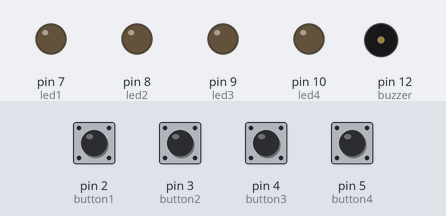
The sketch below on a simulated Arduino Uno, built with avr-gcc and run on an emulated ATmega328P. Shown: output pins drawn as LEDs (lit = HIGH), buzzer (waves = sounding). The inputs (shaded band) are chosen by the test bench; at power-on: pin 2 (button1), pin 3 (button2), pin 4 (button3), pin 5 (button4) LOW. Random numbers use the default seed unless the sketch sets one.

Above: at 1.5 s.
1.6 s: pin 2 (button1) pulled HIGH for 0.15 s
At 1.87 s:
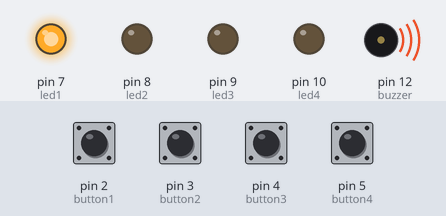
4.6 s: pin 3 (button2) pulled HIGH for 0.15 s
At 6.1 s:
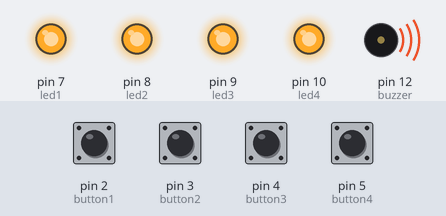
7.7 s: pin 4 (button3) pulled HIGH for 1 s
At 8.2 s:
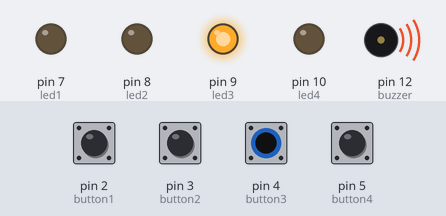
11.7 s: pin 4 (button3) pulled HIGH for 0.15 s
At 13.63 s:
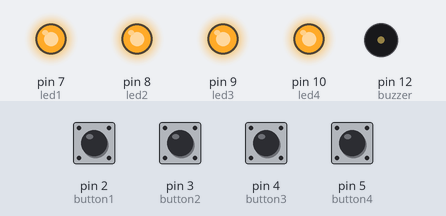
14.7 s: pin 2 (button1) pulled HIGH for 1 s
At 16.5 s:
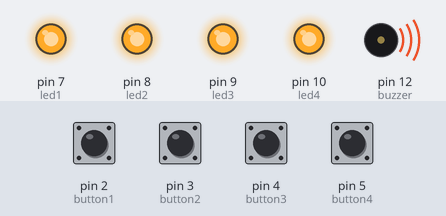
17.7 s: pin 3 (button2) pulled HIGH for 1 s
At 18.6 s:
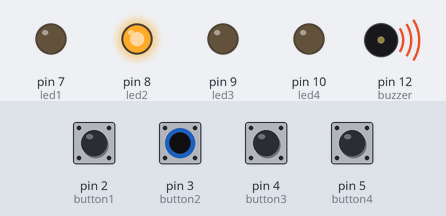
Timing chart, 0 to 21.7 s (numbered marks = the images above; inputs shaded):
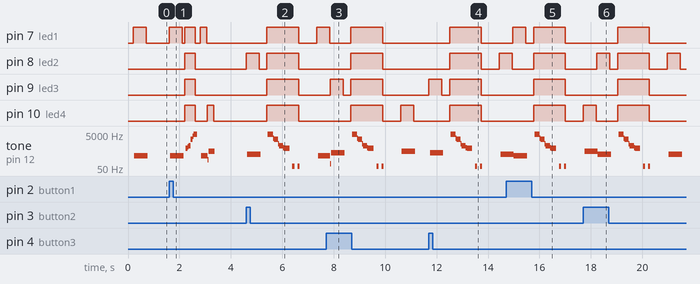

The sketch:

memory_game.ino
```cpp
const int button1 = 2;
const int button2 = 3;
const int button3 = 4;
const int button4 = 5;
const int led1 = 7; //yellow LED
const int led2 = 8; //green LED
const int led3 = 9; //red LED
const int led4 = 10; //blue LED
const int buzzer = 12;
const int tones[] = {1900, 1600, 1300, 1000, 3200};
int buttonState [] = {0,0,0,0};

int lastButtonstate[] = {0,0,0,0};
int buttonCounter[] = {0,0,0,0};
int gameOn = 0;
int wait = 0;
int currentLevel = 1;
int dlay = 500;
int ledTime = 500;
int n_levels = 4; // current number of levels;
int n_levels_orig = n_levels; // fall back to orig on fail
int pinAndTone = 0;
int correct = 0;
int speedFactor = 4;
int speedFactorOrig = speedFactor;
int ledDelay = 200;

void playTone (int tone, int duration){
  for (long i = 0; i < duration * 1000L; i += tone*2)
  {
    digitalWrite(buzzer, HIGH);
    delayMicroseconds(tone);
    digitalWrite(buzzer, LOW);
    delayMicroseconds(tone);
  }
}

void winnerTune(){
  playTone(700, 100);
  playTone(500, 100);
  playTone(200, 100);
  playTone(100, 100);
}

void looserTune(){
  playTone(100, 200);
  playTone(200, 200);
  playTone(500, 200);
  playTone(700, 200);

  //buzz
  delay(100);
  playTone(8000, 100);
  delay(100);
  playTone(8000, 100);
}

void looserTuneOrig(){
    int i;
    for (i=0; i < 4; i = i + 1){
     digitalWrite(i+7, HIGH);
    }
    playTone(tones[4], ledTime);
    for (i=0; i < 4; i = i + 1){
     digitalWrite(i+7, LOW);
    }
    delay(200);
    for (i=0; i < 4; i = i + 1){
     digitalWrite(i+7, HIGH);
    }
    playTone(tones[4], ledTime);
    for (i=0; i < 4; i = i + 1){
     digitalWrite(i+7, LOW);
    }
}
void setup() {
  randomSeed(analogRead(0));

  pinMode(button1, INPUT);
  pinMode(button2, INPUT);
  pinMode(button3, INPUT);
  pinMode(button4, INPUT);

  pinMode(led1, OUTPUT);
  pinMode(led2, OUTPUT);
  pinMode(led3, OUTPUT);
  pinMode(led4, OUTPUT);
  pinMode(buzzer, OUTPUT);
}
void loop() {
  int n_array[n_levels];
  int u_array[n_levels];
  int i;
  if (gameOn == 0 ){
    for (i=0; i < n_levels; i=i+1){
      n_array[i]=0;
      u_array[i]=0;
      n_array[i]=random(0,4);
    }
    gameOn=1;
  }
  if (wait == 0) {
    delay (200);
    i = 0;
    for (i = 0; i < currentLevel; i=i+1){
      ledDelay = ledTime/(1+(speedFactor/n_levels) * (currentLevel - 1));
      pinAndTone = n_array[i];
      digitalWrite(pinAndTone +7, HIGH);
      playTone(tones[pinAndTone ], ledDelay);
      digitalWrite(pinAndTone +7, LOW);
      delay(100/speedFactor);
    }
    wait = 1;
  }
  i = 0;
  int buttonChange = 0;
  int j = 0;
  while (j < currentLevel){
    while (buttonChange == 0){
      for (i = 0; i < 4; i=i+1){
        buttonState[i] = digitalRead(i+2);
        buttonChange+= buttonState[i];
      }
    }
    for (i = 0; i < 4; i=i+1){
      if (buttonState[i] == HIGH) {
        digitalWrite(i+7, HIGH);
        playTone(tones[i], ledTime);
        digitalWrite(i+7, LOW);
        wait = 0;
        u_array[j]=i;
        buttonState[i] = LOW;
        buttonChange=0;
      }
    }
    if (u_array[j] == n_array[j]){
      j++;
      correct = 1;
    }
    else{
      correct = 0;
      i = 4;
      j = currentLevel;
      wait = 0;
    }
  }
  if (correct == 0){
    delay(300);
    i = 0;
    gameOn=0;
    currentLevel=1;
    n_levels = n_levels_orig;
    speedFactor = speedFactorOrig;

    for (i=0; i < 4; i = i + 1){
      digitalWrite(i+7, HIGH);
    }
    looserTune();
    for (i=0; i < 4; i = i + 1){
      digitalWrite(i+7, LOW);
    }

    delay(500);
    gameOn = 0;
  }
  if (correct == 1){
    currentLevel++;
    delay (100);
    digitalWrite(led1, HIGH);
    digitalWrite(led2, HIGH);
    digitalWrite(led3, HIGH);
    digitalWrite(led4, HIGH);
    winnerTune();
    digitalWrite(led1, LOW);
    digitalWrite(led2, LOW);
    digitalWrite(led3, LOW);
    digitalWrite(led4, LOW);
  }
  if (currentLevel == n_levels){
    delay(500);
    int notes[] = {2, 2, 2,2, 0, 1, 2, 1, 2};
    int note = 0;
    int tempo[] {200, 200, 200, 400, 400, 400, 200, 200, 600};
    int brakes[] = {100, 100, 100, 200, 200, 200, 300, 100, 200};
    for (i=0; i<9; i=i+1){
      note = notes[i];
      digitalWrite(note+7, HIGH);
      playTone(tones[note], tempo[i]/4);
      digitalWrite(note+7, LOW);
      delay(brakes[i]);
    }
    gameOn = 0;
    currentLevel = 1;
    n_levels = n_levels + 2;
    speedFactor += 1;
  }
}
```

Measured:
- after the input at 1.6 s, pin 7 (led1): goes HIGH 0.50 s, LOW 0.10 s, HIGH 0.41 s, LOW 0.20 s, HIGH 0.25 s, then LOW, starting at once; pin 8 (led2): LOW → HIGH after 0.60 s, → LOW 0.41 s later
- after the input at 4.6 s, pin 7 (led1): LOW → HIGH after 0.80 s, → LOW 1.2 s later, → HIGH 0.70 s later; pin 8 (led2): LOW → HIGH at once, → LOW 0.50 s later, → HIGH 0.30 s later, → LOW 1.2 s later
- after the input at 7.7 s, pin 8 (led2): LOW → HIGH after 0.97 s, → LOW 1.2 s later; pin 9 (led3): LOW → HIGH after 0.17 s, → LOW 0.50 s later, → HIGH 0.30 s later, → LOW 1.2 s later; pin 10 (led4): LOW → HIGH after 0.97 s, → LOW 1.2 s later, → HIGH 0.70 s later, → LOW 0.50 s later
- after the input at 11.7 s, pin 7 (led1): LOW → HIGH after 0.80 s, → LOW 1.2 s later; pin 8 (led2): LOW → HIGH after 0.80 s, → LOW 1.2 s later, → HIGH 0.70 s later
- after the input at 14.7 s, pin 7 (led1): LOW → HIGH after 0.27 s, → LOW 0.50 s later, → HIGH 0.30 s later, → LOW 1.2 s later; pin 9 (led3), pin 10 (led4): LOW → HIGH after 1.1 s, → LOW 1.2 s later
- after the input at 17.7 s, pin 7 (led1), pin 9 (led3): LOW → HIGH after 1.3 s, → LOW 1.2 s later; pin 8 (led2): goes HIGH 0.50 s, LOW 0.30 s, HIGH 1.2 s, LOW 0.70 s, HIGH 0.50 s, then LOW, starting after 0.54 s
